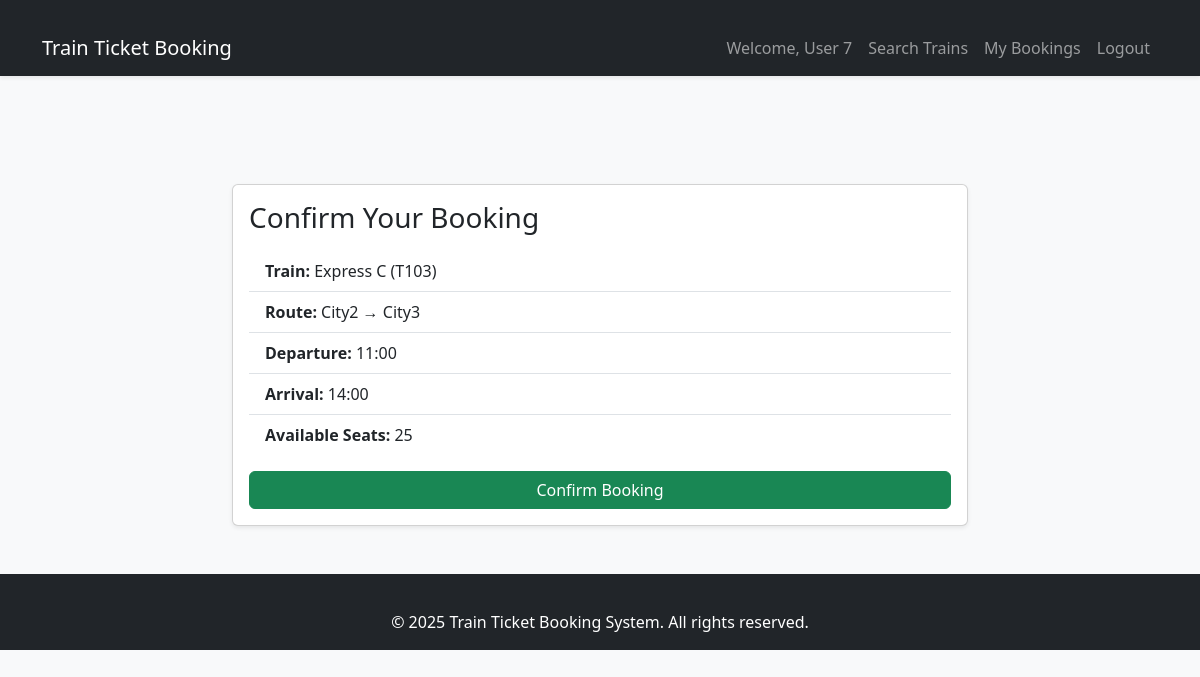
The app's page /book/T103 (signed in) with its own data.
### models.py (models this page shows)
class Train(db.Model):
    id = db.Column(db.String(10), primary_key=True)
    name = db.Column(db.String(100), nullable=False)
    source = db.Column(db.String(50), nullable=False)
    destination = db.Column(db.String(50), nullable=False)
    departure_time = db.Column(db.String(10), nullable=False)
    arrival_time = db.Column(db.String(10), nullable=False)
    seats = db.Column(db.Integer, nullable=False)
    bookings = db.relationship('Booking', backref='train', lazy=True)

### app.py (the view, shortened to what this page needs)
@app.route('/book/<train_id>', methods=['GET', 'POST'])
def book(train_id):
    if 'user_id' not in session:
        flash('Please log in first.')
        return redirect(url_for('login'))
    train = Train.query.get(train_id)
    if not train:
        flash('Train not found.')
        return redirect(url_for('search'))
    return render_template('booking.html', train=train)

### templates/booking.html
{% extends "base.html" %}
{% block content %}
<div class="row justify-content-center">
  <div class="col-md-8">
    {% if train %}
    <div class="card shadow-sm">
      <div class="card-body">
        <h3 class="card-title mb-3">Confirm Your Booking</h3>
        <ul class="list-group list-group-flush">
          <li class="list-group-item"><strong>Train:</strong> {{ train.name }} ({{ train.id }})</li>
          <li class="list-group-item"><strong>Route:</strong> {{ train.source }} → {{ train.destination }}</li>
          <li class="list-group-item"><strong>Departure:</strong> {{ train.departure_time }}</li>
          <li class="list-group-item"><strong>Arrival:</strong> {{ train.arrival_time }}</li>
          <li class="list-group-item"><strong>Available Seats:</strong> {{ train.seats }}</li>
        </ul>
        <form method="post" class="mt-3">
          <button type="submit" class="btn btn-success w-100">Confirm Booking</button>
        </form>
      </div>
    </div>
    {% else %}
      <p class="text-center">No train selected.</p>
    {% endif %}
  </div>
</div>
{% endblock %}

### static/style.css (style rules this page uses)
body { background-color: #f8f9fa; font-family: "Segoe UI", Tahoma, Geneva, Verdana, sans-serif; }
.card { margin-top: 20px; }

### records on screen
Train: name "Express C", id "T103", source "City2", destination "City3", departure_time "11:00", arrival_time "14:00", seats "25"

### other values on screen
{{ session['user_id'] }} "7"
